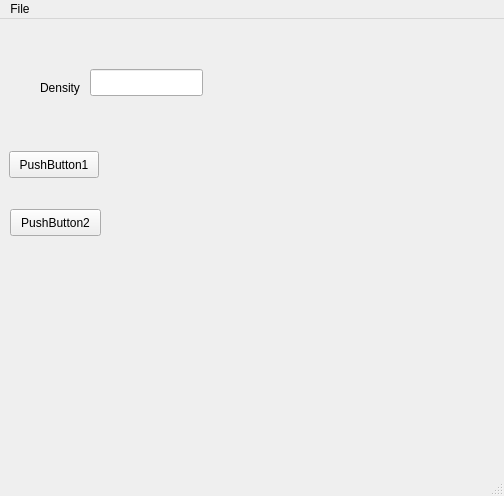
<?xml version="1.0" encoding="UTF-8"?>
<ui version="4.0">
 <class>MainWindow</class>
 <widget class="QMainWindow" name="MainWindow">
  <property name="geometry">
   <rect>
    <x>0</x>
    <y>0</y>
    <width>504</width>
    <height>496</height>
   </rect>
  </property>
  <property name="windowTitle">
   <string>MainWindow</string>
  </property>
  <widget class="QWidget" name="centralwidget">
   <widget class="QPushButton" name="PushButton2">
    <property name="geometry">
     <rect>
      <x>10</x>
      <y>190</y>
      <width>91</width>
      <height>27</height>
     </rect>
    </property>
    <property name="statusTip">
     <string>Push me tooo</string>
    </property>
    <property name="text">
     <string>PushButton2</string>
    </property>
   </widget>
   <widget class="QPushButton" name="PushButton1">
    <property name="geometry">
     <rect>
      <x>9</x>
      <y>132</y>
      <width>90</width>
      <height>27</height>
     </rect>
    </property>
    <property name="statusTip">
     <string>push me</string>
    </property>
    <property name="text">
     <string>PushButton1</string>
    </property>
   </widget>
   <widget class="QLabel" name="label">
    <property name="geometry">
     <rect>
      <x>40</x>
      <y>60</y>
      <width>56</width>
      <height>17</height>
     </rect>
    </property>
    <property name="text">
     <string>Density</string>
    </property>
   </widget>
   <widget class="QLineEdit" name="lineEdit">
    <property name="geometry">
     <rect>
      <x>90</x>
      <y>50</y>
      <width>113</width>
      <height>27</height>
     </rect>
    </property>
   </widget>
  </widget>
  <widget class="QMenuBar" name="menubar">
   <property name="geometry">
    <rect>
     <x>0</x>
     <y>0</y>
     <width>504</width>
     <height>27</height>
    </rect>
   </property>
   <widget class="QMenu" name="menuFile">
    <property name="title">
     <string>File</string>
    </property>
    <addaction name="Quit"/>
   </widget>
   <addaction name="menuFile"/>
  </widget>
  <widget class="QStatusBar" name="statusbar"/>
  <action name="Quit">
   <property name="text">
    <string>Quit</string>
   </property>
  </action>
 </widget>
 <resources/>
 <connections/>
</ui>
